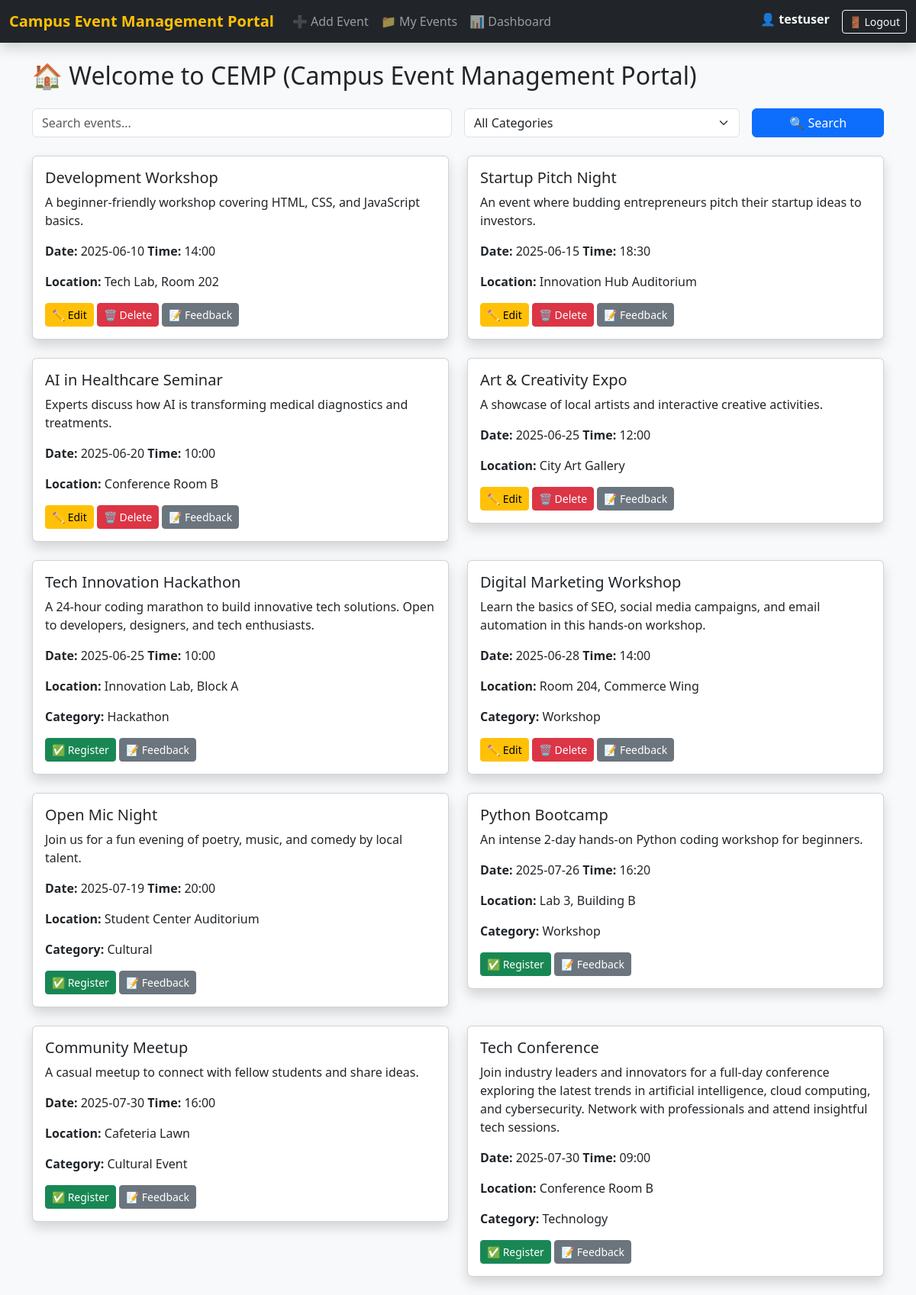
Screenshot of / (signed in) with the database file from the repository.
### models.py (models this page shows, shortened)
class User(db.Model, UserMixin):
    __tablename__ = 'user'
    id = db.Column(db.Integer, primary_key=True)
    username = db.Column(db.String(80), unique=True, nullable=False)
    email = db.Column(db.String(120), unique=True, nullable=False)
    password_hash = db.Column(db.String(128), nullable=False)
    role = db.Column(db.String(10), default='user')  # 'admin' or 'user'
    events = db.relationship('Event', backref='organizer', lazy=True)
    registrations = db.relationship('EventRegistration', backref='user', lazy=True)
    feedbacks = db.relationship('Feedback', backref='user', lazy=True)

class Event(db.Model):
    __tablename__ = 'events'
    id = db.Column(db.Integer, primary_key=True)
    title = db.Column(db.String(200), nullable=False)
    description = db.Column(db.Text, nullable=False)
    location = db.Column(db.String(200), nullable=False)
    event_date = db.Column(db.Date, nullable=False)
    event_time = db.Column(db.Time, nullable=False)
    created_at = db.Column(db.DateTime, default=datetime.utcnow)
    updated_at = db.Column(db.DateTime, default=datetime.utcnow, onupdate=datetime.utcnow)
    organizer_id = db.Column(db.Integer, db.ForeignKey('user.id'), nullable=False)
    category_id = db.Column(db.Integer, db.ForeignKey('categories.id'))
    registrations = db.relationship('EventRegistration', backref='event', lazy=True)
    feedbacks = db.relationship('Feedback', backref='event', lazy=True)

class Category(db.Model):
    __tablename__ = 'categories'
    id = db.Column(db.Integer, primary_key=True)
    name = db.Column(db.String(100), unique=True, nullable=False)
    events = db.relationship('Event', backref='category', lazy=True)

### app.py (the view)
@app.route('/')
@login_required
def home():
    search = request.args.get("search", "")
    category_id = request.args.get("category")
    events_query = Event.query
    if search:
        events_query = events_query.filter(Event.title.ilike(f"%{search}%") | Event.description.ilike(f"%{search}%"))
    if category_id:
        events_query = events_query.filter_by(category_id=category_id)
    events = events_query.order_by(Event.event_date).all()
    categories = Category.query.all()
    return render_template('home.html', events=events, categories=categories, search=search, selected_category=category_id)

### app.py (called while the page is built)
@login_manager.user_loader
def load_user(user_id):
    return User.query.get(int(user_id))

@app.context_processor
def inject_app_name():
    return dict(app_name=CEMP_FULL_NAME)

### templates/home.html (shortened to what this page needs)
{% extends "base.html" %}
{% block content %}
<h2 class="mb-4">🏠 Welcome to CEMP (Campus Event Management Portal)</h2>
<form method="get" action="{{ url_for('home') }}" class="row g-3 mb-4">
  <div class="col-md-6">
    <input type="text" class="form-control" name="search" placeholder="Search events..." value="{{ request.args.get('search', '') }}">
  </div>
  <div class="col-md-4">
    <select name="category" class="form-select">
      <option value="">All Categories</option>
    </select>
  </div>
  <div class="col-md-2">
    <button type="submit" class="btn btn-primary w-100">🔍 Search</button>
  </div>
</form>
<div class="row">
  {% for event in events %}
  <div class="col-md-6">
    <div class="card mb-4 shadow rounded">
      <div class="card-body">
        <h5 class="card-title">{{ event.title }}</h5>
        <p class="card-text">{{ event.description }}</p>
        <p><strong>Date:</strong> {{ event.event_date }} <strong>Time:</strong> {{ event.event_time.strftime('%H:%M') }}</p>
        <p><strong>Location:</strong> {{ event.location }}</p>
        {% if event.category %}<p><strong>Category:</strong> {{ event.category.name }}</p>{% endif %}
        {% if current_user.id == event.organizer_id %}
        <a href="{{ url_for('edit_event', event_id=event.id) }}" class="btn btn-warning btn-sm">✏️ Edit</a>
        <form method="POST" action="{{ url_for('delete_event', event_id=event.id) }}" style="display:inline;">
          <button type="submit" class="btn btn-danger btn-sm">🗑 Delete</button>
        </form>
        {% else %}
        <form method="POST" action="{{ url_for('register_event', event_id=event.id) }}" style="display:inline;">
          <button type="submit" class="btn btn-success btn-sm">✅ Register</button>
        </form>
        {% endif %}
        <a href="{{ url_for('give_feedback', event_id=event.id) }}" class="btn btn-secondary btn-sm">📝 Feedback</a>
      </div>
    </div>
  </div>
  {% else %}
  <div class="col-12">
    <div class="alert alert-info">No events found.</div>
  </div>
  {% endfor %}
</div>
{% endblock %}

### templates/base.html (shortened to what this page needs)
<!DOCTYPE html>
<html lang="en">
<head>
  <link href="https://cdn.jsdelivr.net/npm/bootstrap@5.3.0/dist/css/bootstrap.min.css" rel="stylesheet">
</head>
<body class="bg-light">
  <nav class="navbar navbar-expand-lg navbar-dark bg-dark mb-4 shadow">
    <div class="container-fluid">
      <a class="navbar-brand fw-bold text-warning" href="{{ url_for('home') }}">Campus Event Management Portal</a>
      <div class="collapse navbar-collapse" id="navbarNav">
        <ul class="navbar-nav me-auto">
          <li class="nav-item"><a class="nav-link" href="{{ url_for('add_event') }}">➕ Add Event</a></li>
          <li class="nav-item"><a class="nav-link" href="{{ url_for('my_events') }}">📁 My Events</a></li>
          <li class="nav-item"><a class="nav-link" href="{{ url_for('dashboard') }}">📊 Dashboard</a></li>
        </ul>
        <ul class="navbar-nav">
          <li class="nav-item"><span class="navbar-text text-light me-3">👤 <strong>{{ current_user.username }}</strong></span></li>
          <li class="nav-item"><a class="btn btn-outline-light btn-sm" href="{{ url_for('logout') }}">🚪 Logout</a></li>
        </ul>
      </div>
    </div>
  </nav>
  <main class="container">
    {% block content %}{% endblock %}
  </main>
</body>
</html>

### rows the page displays
User: username "testuser"
Event: title "Development Workshop", description "A beginner-friendly workshop covering HTML, CSS, and JavaScript basics.", event_date "2025-06-10", event_time "14:00", location "Tech Lab, Room 202"
Event: title "Startup Pitch Night", description "An event where budding entrepreneurs pitch their startup ideas to investors.", event_date "2025-06-15", event_time "18:30", location "Innovation Hub Auditorium"
Event: title "AI in Healthcare Seminar", description "Experts discuss how AI is transforming medical diagnostics and treatments.", event_date "2025-06-20", event_time "10:00", location "Conference Room B"
Event: title "Art & Creativity Expo", description "A showcase of local artists and interactive creative activities.", event_date "2025-06-25", event_time "12:00", location "City Art Gallery"
Event: title "Tech Innovation Hackathon", description "A 24-hour coding marathon to build innovative tech solutions. Open to developers, designers, and tech enthusiasts.", event_date "2025-06-25", event_time "10:00", location "Innovation Lab, Block A", category.name "Hackathon"
Event: title "Digital Marketing Workshop", description "Learn the basics of SEO, social media campaigns, and email automation in this hands-on workshop.", event_date "2025-06-28", event_time "14:00", location "Room 204, Commerce Wing", category.name "Workshop"
Event: title "Open Mic Night", description "Join us for a fun evening of poetry, music, and comedy by local talent.", event_date "2025-07-19", event_time "20:00", location "Student Center Auditorium", category.name "Cultural"
Event: title "Python Bootcamp", description "An intense 2-day hands-on Python coding workshop for beginners.", event_date "2025-07-26", event_time "16:20", location "Lab 3, Building B", category.name "Workshop"
Event: title "Community Meetup", description "A casual meetup to connect with fellow students and share ideas.", event_date "2025-07-30", event_time "16:00", location "Cafeteria Lawn", category.name "Cultural Event"
Event: title "Tech Conference", description "Join industry leaders and innovators for a full-day conference exploring the latest trends in artificial intelligence, cloud computing, and cybersecurity. Network with professionals and attend insightful tech sessions.", event_date "2025-07-30", event_time "09:00", location "Conference Room B", category.name "Technology"
